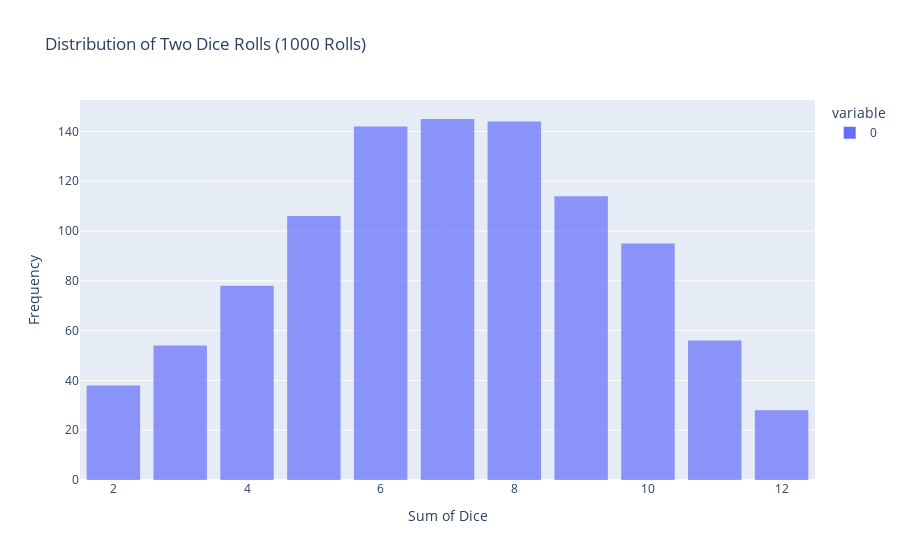

Notebook code cell kept with this figure:
### Code cell
import random
import plotly.express as px

def roll_two_dice():
    die1 = random.randint(1, 6)
    die2 = random.randint(1, 6)
    return die1 + die2

# Roll the dice 1000 times and store the sums
rolls = [roll_two_dice() for _ in range(1000)]

# Plot the histogram using plotly
fig = px.histogram(rolls, nbins=11, title="Distribution of Two Dice Rolls (1000 Rolls)", labels={'value':'Sum of Dice'}, opacity=0.7)
fig.update_layout(xaxis_title='Sum of Dice', yaxis_title='Frequency', bargap=0.2)
fig.show()

### Figure 1 — Plotly figure (JSON) as saved in the notebook; plotly's stock layout.template omitted (floating-point values rounded to 4 significant figures; data arrays with more than 128 entries replaced by an {"elided": "..."} marker saying what was removed)
{"data": [{"alignmentgroup": "True", "bingroup": "x", "hovertemplate": "variable=0<br>Sum of Dice=%{x}<br>count=%{y}<extra></extra>", "legendgroup": "0", "marker": {"color": "#636efa", "opacity": 0.7, "pattern": {"shape": ""}}, "name": "0", "nbinsx": 11, "offsetgroup": "0", "orientation": "v", "showlegend": true, "type": "histogram", "x": {"elided": "1000 int values"}, "xaxis": "x", "yaxis": "y"}], "layout": {"bargap": 0.2, "barmode": "relative", "legend": {"title": {"text": "variable"}, "tracegroupgap": 0}, "title": {"text": "Distribution of Two Dice Rolls (1000 Rolls)"}, "xaxis": {"anchor": "y", "domain": [0, 1], "title": {"text": "Sum of Dice"}}, "yaxis": {"anchor": "x", "domain": [0, 1], "title": {"text": "Frequency"}}}}
